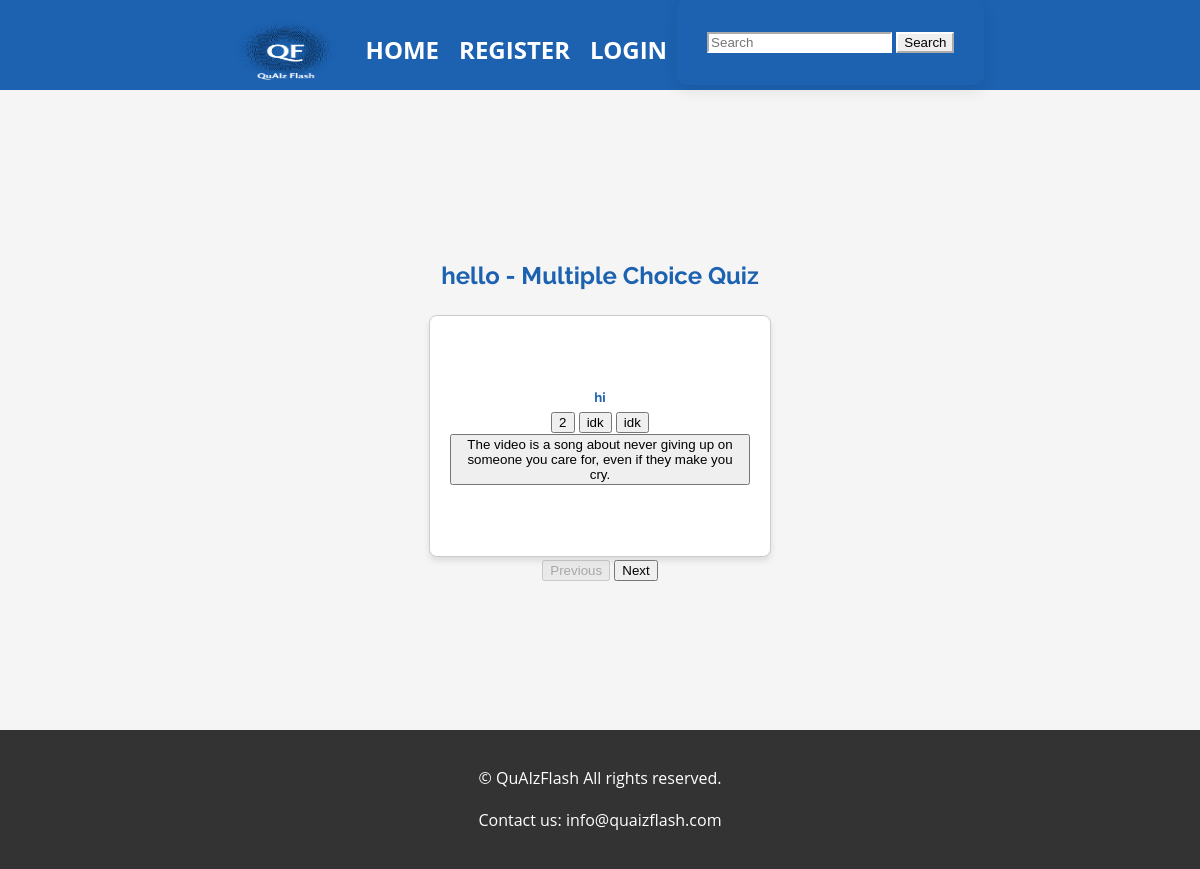
The app's page /quiz-set-multiple-choice/7 with its own data.
### models.py (models this page shows, shortened)
class FlashcardSet(db.Model):
    id = db.Column(db.Integer, primary_key=True)
    title = db.Column(db.String(100), nullable=False)
    description = db.Column(db.String(200))
    user_id = db.Column(db.Integer, db.ForeignKey('user.id'), nullable=False)
    flashcards = db.relationship('Flashcard', backref='flashcard_set', lazy=True)  # Added relationship
    correct_count = db.Column(db.Integer, default=0)  # Add this line
    incorrect_count = db.Column(db.Integer, default=0)  # Add this line
    flashcards = db.relationship('Flashcard', backref='flashcard_set', lazy=True)
    public = db.Column(db.Boolean, default=True)

class Flashcard(db.Model):
    id = db.Column(db.Integer, primary_key=True)
    question = db.Column(db.String(200), nullable=False)
    answer = db.Column(db.String(200), nullable=False)
    user_id = db.Column(db.Integer, db.ForeignKey('user.id'), nullable=False)
    flashcard_set_id = db.Column(db.Integer, db.ForeignKey('flashcard_set.id', name='fk_flashcard_set_id'), nullable=True)  # Added ForeignKey with name

### app.py (the view)
@app.route('/quiz-set-multiple-choice/<int:set_id>')
def quiz_set_multiple_choice(set_id):
    flashcard_set = FlashcardSet.query.get(set_id)
    flashcards = Flashcard.query.filter_by(flashcard_set_id=set_id).all()
    mc_flashcards = []
    for flashcard in flashcards:
        mc_options = [flashcard.answer]
        wrong_options = Flashcard.query.filter(Flashcard.id != flashcard.id).order_by(func.random()).limit(3).all()
        mc_options.extend([wrong_option.answer for wrong_option in wrong_options])
        shuffle(mc_options)
        mc_flashcards.append({
            'question': flashcard.question,
            'answer': flashcard.answer,
            'options': mc_options
        })
    return render_template('quiz_set_multiple_choice.html', title='Multiple Choice Quiz', flashcard_set=flashcard_set, mc_flashcards=mc_flashcards, search_form=SearchSetsForm())

### forms.py
class SearchSetsForm(FlaskForm):
    search_query = StringField('Search Query', validators=[DataRequired()])
    submit = SubmitField('Search')

### templates/quiz_set_multiple_choice.html (shortened to what this page needs)
{% extends "base.html" %}
{% block content %}
  <div class="container">
    <h1>{{ flashcard_set.title }} - Multiple Choice Quiz</h1>
    <div id="mc-flashcard-container" class="text-center">
      {% for mc_flashcard in mc_flashcards %}
        <div class="mc-flashcard" id="mc-flashcard-{{ loop.index }}" style="display: none;" data-answer="{{ mc_flashcard.answer }}">
          <div class="card">
            <div class="card-body">
              <h5 class="card-title question">{{ mc_flashcard.question }}</h5>
              <div class="options">
                {% for option in mc_flashcard.options %}
                  <button class="btn btn-outline-primary mx-1 my-1 option-btn" data-correct="{{ option == mc_flashcard.answer }}" data-clicked="false">{{ option }}</button>
                {% endfor %}
              </div>
            </div>
          </div>
        </div>
      {% endfor %}
    </div>
    <div class="d-flex justify-content-center my-3">
      <button id="prev-btn" class="btn btn-secondary mx-1" disabled>Previous</button>
      <button id="next-btn" class="btn btn-secondary mx-1" {% if mc_flashcards|length == 1 %}disabled{% endif %}>Next</button>
    </div>
  </div>
{% endblock %}

### static/style.css (style rules this page uses)
body { font-family: 'Roboto', sans-serif; line-height: 1.6; color: #1c62b1; margin: 0; padding: 0; background-color: #f5f5f5; }
h1, h2, h3, h4, h5, h6 { font-family: 'Raleway', sans-serif; }
.container { max-width: 1200px; margin: 0 auto; padding: 0 15px; text-align: center; }
.card { width: 300px; height: 200px; border: 1px solid #ccc; border-radius: 8px; box-shadow: 0 4px 6px rgba(0, 0, 0, 0.1); background-color: #fff; display: flex; flex-direction: column; justify-content: center; align-items: center; padding: 20px; }
.card .card-title, .card .card-text { margin: 0; text-align: center; }
body { font-family: 'Open Sans', sans-serif; }

### records on screen
FlashcardSet: title "hello"
Flashcard: question "hi", options "2", answer "idk"
Flashcard: answer "idk"
Flashcard: answer "The video is a song about never giving up on someone you care for, even if they make you cry."
